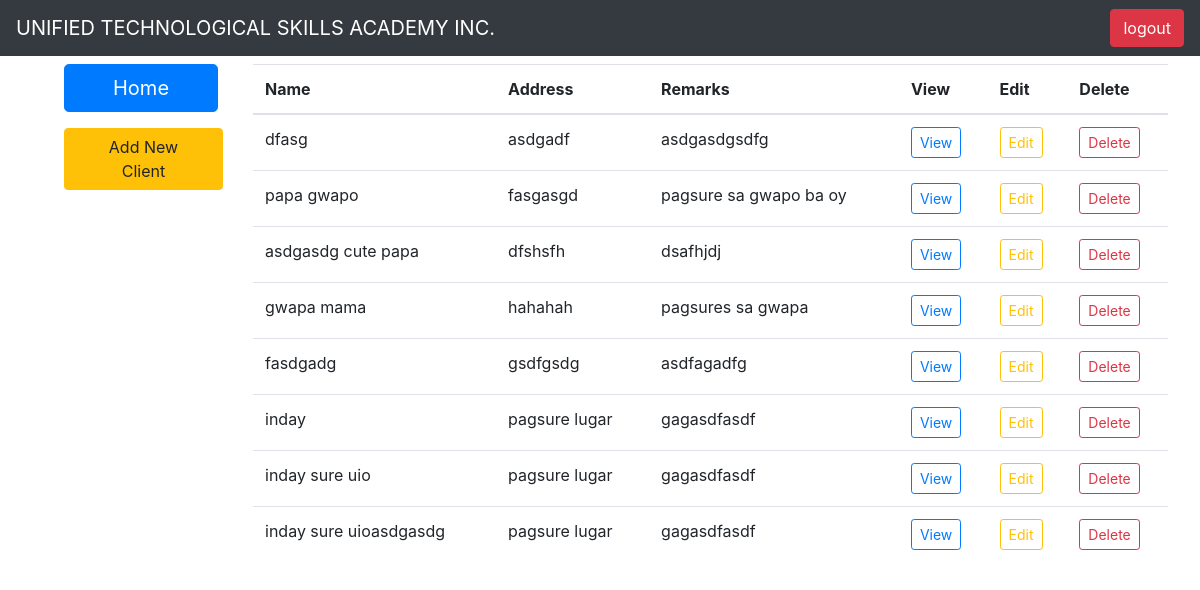
The app's page / (signed in) with its own data.
### client/models.py (models this page shows, shortened)
class Client(models.Model):
    name=models.CharField(max_length=100, null=True, blank=True)
    address = models.CharField(max_length=200, null=True, blank=True)
    remarks = models.TextField(max_length=100, null=True, blank=True)

### client/views.py (the view)
# urls.py: path('', ClientListView.as_view(), name="client-list"),
class ClientListView(LoginRequiredMixin, ListView):
    login_url = 'client:login'
    model = Client

### client/templates/client/client_list.html
{% extends 'client/base.html' %}
{% block content %}
        <div class="container-fluid py-5 px-5 m-3">
            <div class="row">
                <div class="col col-2">
                    <a href="{% url 'client:client-list' %}"class="btn btn-primary btn-lg mb-3 px-5">Home</a>
                    <a href="{% url 'client:client-create' %}" class="btn btn-warning px-4">Add New Client</a>
                </div>
                <div class="col">
                        <table class="table">
                            <thead>
                                <tr>
                                <th scope="col">Name</th>
                                <th scope="col">Address</th>
                                <th scope="col">Remarks</th>
                                <th scope="col">View</th>
                                <th scope="col">Edit</th>
                                <th scope="col">Delete</th>
                                </tr>
                            </thead>
                            <tbody>
                                {% for client in object_list %}
                                <tr>
                                    <td>{{client.name}}</td>
                                    <td>{{client.address}}</td>
                                    <td>{{client.remarks}}</td>
                                    <td><a href="{% url 'client:client-detail' pk=client.id%}" class="btn btn-outline-primary btn-sm">View</a></td>
                                    <td><a href="{% url 'client:client-update' pk=client.id %}" class="btn btn-outline-warning btn-sm">Edit</a></td>
                                    <td><a href="{% url 'client:client-delete' pk=client.id %}" class="btn btn-outline-danger btn-sm">Delete</a></td>
                                </tr>
                                {% endfor %}
                            </tbody>
                        </table>
                </div>
            </div>
        </div>
{% endblock content %}

### client/templates/client/base.html (shortened to what this page needs)
<!DOCTYPE html>
<html lang="en">
<head>
    {% include 'client/header.html' %}
    {% load bootstrap4 %}
    {% bootstrap_css %}
</head>
<body>
    {% block content %}
    {% endblock content %}
</body>
</html>

### client/templates/client/header.html (shortened to what this page needs)
<section>
  <div class="container">
    <nav class="navbar navbar-expand-md navbar-dark fixed-top bg-dark">
          <a class="navbar-brand" href="#">UNIFIED TECHNOLOGICAL SKILLS ACADEMY INC.</a>
          <div class="collapse navbar-collapse" id="navbarCollapse">
              <ul class="navbar-nav navbar-right ml-auto mb-lg-0">
                <li>
                  <a class="btn btn-danger" href="{% url 'client:logout' %}">logout</a>
                </li>
              </ul>
          </div>
    </nav>
  </div>
</section>

### records on screen
Client: name "dfasg", address "asdgadf", remarks "asdgasdgsdfg"
Client: name "papa gwapo", address "fasgasgd", remarks "pagsure sa gwapo ba oy"
Client: name "asdgasdg cute papa", address "dfshsfh", remarks "dsafhjdj"
Client: name "gwapa mama", address "hahahah", remarks "pagsures sa gwapa"
Client: name "fasdgadg", address "gsdfgsdg", remarks "asdfagadfg"
Client: name "inday", address "pagsure lugar", remarks "gagasdfasdf"
Client: name "inday sure uio", address "pagsure lugar", remarks "gagasdfasdf"
Client: name "inday sure uioasdgasdg", address "pagsure lugar", remarks "gagasdfasdf"
